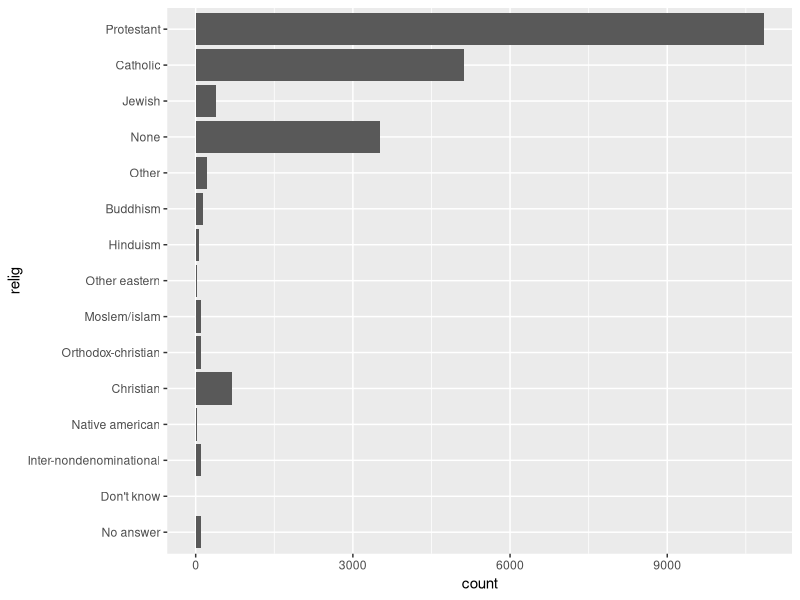
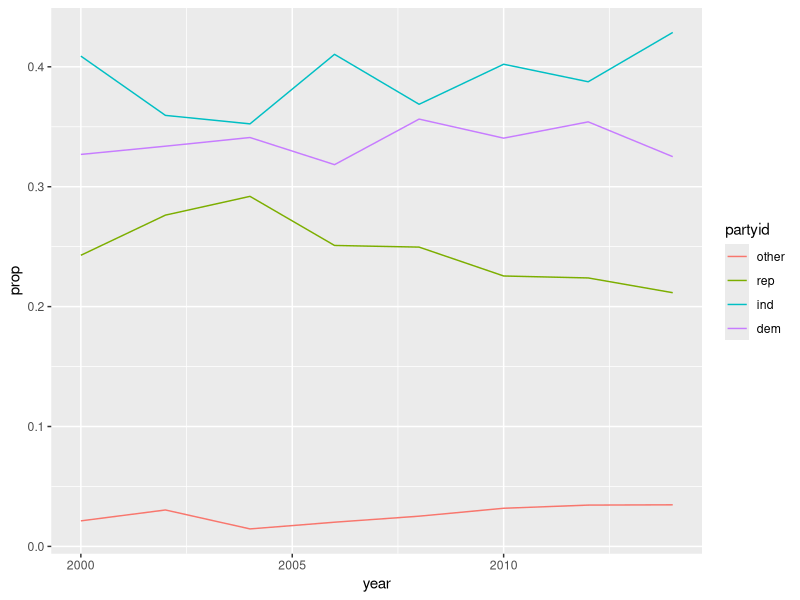

Generate these figures, in order, with R:
library(tidyverse)
gss_cat

ggplot(data = gss_cat) +
  geom_bar(mapping = aes(x = relig)) + 
  coord_flip()

gss_cat |>
  filter(!str_detect(denom, "(Not applicable)") & !str_detect(denom, "(No answer)")) |>
  count(relig, denom)

gss_cat |>
  count(partyid)

gss_cat |>
  mutate(
    partyid = fct_collapse(
      partyid, 
      "other" = c("No answer", "Don't know", "Other party"),
      "rep" = c("Strong republican", "Not str republican"),
      "ind" = c("Ind,near rep", "Independent", "Ind,near dem"),
      "dem" = c("Not str democrat", "Strong democrat")
    )
  ) |>
  group_by(year, partyid) |>
  summarize(count = n()) |>
  ungroup() |>
  group_by(year) |>
  mutate(prop = count / sum(count)) |>
  ggplot() +
  geom_line(mapping = aes(x = year, y = prop, color = partyid))

gss_cat
levels(gss_cat$rincome)
